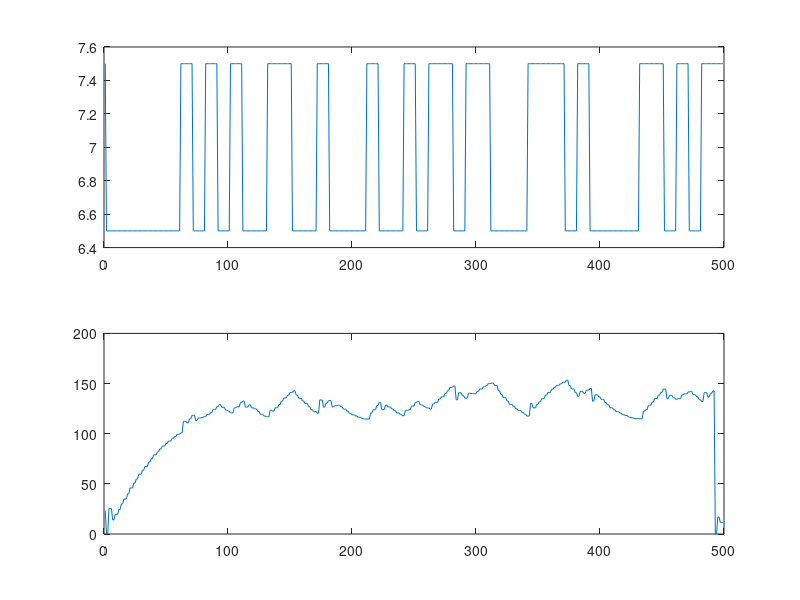

The MATLAB script that drew this image: (Note: this script raises an error after producing the figure.)
% Matlab-script for non-parametric identification using correlation
% functions

clear all; clc; close all;

% Importing data
data=importdata('IDENTIFICATION_PRESSURE_Save_05.txt');
u=data(:,1);      % first column is PRBS input signal
y=data(:,2);      % second column is output signal

% cutting data
% u=u(75:end-50);  % cutting out bad data
% y=y(75:end-50);

figure; % plot data
subplot(2,1,1); plot(u)
subplot(2,1,2); plot(y)

% Parameters

N=size(u,1);    % number of samples
Be=0.02;           % frequency resolution  (Hz)
M1=N;              % Sample interval length  M=N/p for p=1
M2=floor(N/4);     % Sample interval length for p=4 (integers) 

% Bodeplot

Suu_M1=spectra(u,u,M1);
Suy_M1=spectra(u,y,M1);

% initialisation of Suu and Suy + calculation of the first M-bin
Suu_M2=spectra(u(1:M2),u(1:M2),M2); 
Suy_M2=spectra(u(1:M2),y(1:M2),M2);

for i=2:4
sample_indices=1+(i-1)*M2:i*M2;
Suu_M2=Suu_M2+spectra(u(sample_indices),u(sample_indices),M2);  
Suy_M2=Suy_M2+spectra(u(sample_indices),y(sample_indices),M2);
end

Suu_M2=Suu_M2/4;                       % averaging of the spectra
Suy_M2=Suy_M2/4;                       % averaging of the spectra

Magnitude_M1=sqrt(real(Suy_M1).^2+imag(Suy_M1).^2)./abs(real(Suu_M1));
Phase_M1=360/(2*pi).*(atan(imag(Suy_M1)./real(Suy_M1)));
f_M1=2*pi*Be*linspace(0,N-1,length(Suu_M1));

Magnitude_M2=sqrt(real(Suy_M2).^2+imag(Suy_M2).^2)./abs(real(Suu_M2));
Phase_M2=360/(2*pi).*(atan(imag(Suy_M2)./real(Suy_M2)));
f_M2=2*pi*Be*linspace(0,N-1,length(Suu_M2));

figure;
subplot(2,1,1)
semilogx(f_M1,20*log10(Magnitude_M1),'b',f_M2,20*log10(Magnitude_M2),'r');
xlabel('Frequency (rad/s)')
ylabel('Magnitude (dB)')
legend('M=500','M=125')

subplot(2,1,2)
semilogx(f_M1,Phase_M1,'b',f_M2,Phase_M2,'r')
xlabel('Frequency (rad/s)')
ylabel('Phase (degrees)')
legend('M=500','M=125')

